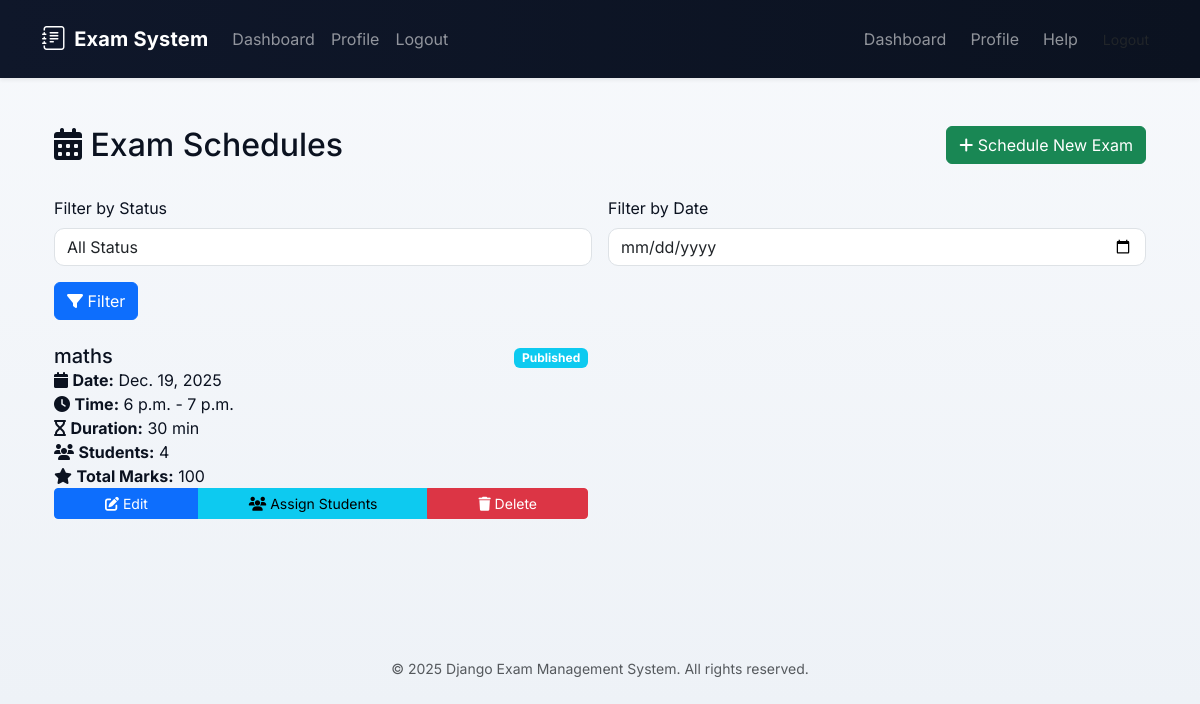
Screenshot of /exams/admin/schedules/ (signed in) with the database file from the repository.
### apps/exams/models.py (models this page shows, shortened)
class ExamSchedule(models.Model):
    STATUS_CHOICES = (
        ('draft', 'Draft'),
        ('published', 'Published'),
        ('ongoing', 'Ongoing'),
        ('completed', 'Completed'),
    )
    question_paper = models.ForeignKey(
        QuestionPaper,
        on_delete=models.CASCADE,
        related_name='schedules'
    )
    scheduled_date = models.DateField(db_index=True)
    start_time = models.TimeField()
    end_time = models.TimeField()
    assigned_students = models.ManyToManyField(
        StudentProfile,
        related_name='exam_schedules'
    )
    status = models.CharField(
        max_length=20,
        choices=STATUS_CHOICES,
        default='draft'
    )
    created_at = models.DateTimeField(auto_now_add=True)
    updated_at = models.DateTimeField(auto_now=True)
    class Meta:
        ordering = ['scheduled_date', 'start_time']
        indexes = [
            models.Index(fields=['scheduled_date', 'status']),
        ]

class QuestionPaper(models.Model):
    title = models.CharField(max_length=300)
    subject = models.ForeignKey(
        Subject,
        on_delete=models.CASCADE,
        related_name='question_papers'
    )
    questions = models.ManyToManyField(Question, related_name='papers')
    total_marks = models.IntegerField(default=100)
    duration_minutes = models.IntegerField(
        validators=[MinValueValidator(15), MaxValueValidator(480)]
    )
    passing_marks = models.IntegerField(
        validators=[MinValueValidator(0), MaxValueValidator(100)]
    )
    instructions = models.TextField(blank=True, help_text="Exam instructions for students")
    created_by = models.ForeignKey(
        User,
        on_delete=models.SET_NULL,
        null=True,
        related_name='created_papers'
    )
    created_at = models.DateTimeField(auto_now_add=True)
    updated_at = models.DateTimeField(auto_now=True)
    class Meta:
        ordering = ['-created_at']
        indexes = [
            models.Index(fields=['subject']),
        ]

class Subject(models.Model):
    code = models.CharField(max_length=50, unique=True, db_index=True)
    name = models.CharField(max_length=200)
    description = models.TextField(blank=True)
    credits = models.IntegerField(
        validators=[MinValueValidator(1), MaxValueValidator(4)]
    )
    created_at = models.DateTimeField(auto_now_add=True)
    updated_at = models.DateTimeField(auto_now=True)
    class Meta:
        ordering = ['code']
        indexes = [models.Index(fields=['code'])]

### apps/exams/views.py (the view)
# urls.py: path('schedules/', views.schedule_list, name='schedule_list'),
@login_required
def schedule_list(request):
    if not request.user.is_admin_user:
        messages.error(request, 'Access denied.')
        return redirect('dashboard')
    schedules = ExamSchedule.objects.all()
    return render(request, 'exams/admin/schedule_list.html', {'schedules': schedules})

### apps/accounts/models.py (called while the page is built)
    @property
    def is_admin_user(self):
        return self.role == 'admin'

### templates/exams/admin/schedule_list.html (shortened to what this page needs)
{% extends 'base.html' %}
{% load static %}
{% block content %}
<div class="container">
    <div class="row mb-4">
        <div class="col-md-8">
            <h2><i class="fas fa-calendar-alt"></i> Exam Schedules</h2>
        </div>
        <div class="col-md-4 text-end">
            <a href="#" class="btn btn-success">
                <i class="fas fa-plus"></i> Schedule New Exam
            </a>
        </div>
    </div>
    <div class="card-3d mb-4">
        <div class="card-body">
            <form method="get" class="row g-3">
                <div class="col-md-6">
                    <label for="status" class="form-label">Filter by Status</label>
                    <select class="form-control" name="status" id="status">
                        <option value="">All Status</option>
                    </select>
                </div>
                <div class="col-md-6">
                    <label for="date" class="form-label">Filter by Date</label>
                    <input type="date" class="form-control" name="date" id="date">
                </div>
                <div class="col-12">
                    <button type="submit" class="btn btn-3d btn-primary">
                        <i class="fas fa-filter"></i> Filter
                    </button>
                </div>
            </form>
        </div>
    </div>
    <div class="row">
        {% for schedule in schedules %}
            <div class="col-md-6 mb-3">
                <div class="card-3d h-100">
                    <div class="card-header">
                        <div class="row align-items-center">
                            <div class="col-8">
                                <h5 class="mb-0">{{ schedule.question_paper.subject.name }}</h5>
                            </div>
                            <div class="col-4 text-end">
                                {% if schedule.status == 'draft' %}
                                    <span class="badge bg-secondary">Draft</span>
                                {% elif schedule.status == 'published' %}
                                    <span class="badge bg-info">Published</span>
                                {% elif schedule.status == 'ongoing' %}
                                    <span class="badge bg-warning">Ongoing</span>
                                {% else %}
                                    <span class="badge bg-success">Completed</span>
                                {% endif %}
                            </div>
                        </div>
                    </div>
                    <div class="card-body">
                        <p class="card-text">
                            <i class="fas fa-calendar"></i> <strong>Date:</strong> {{ schedule.scheduled_date }}<br>
                            <i class="fas fa-clock"></i> <strong>Time:</strong> {{ schedule.start_time }} - {{ schedule.end_time }}<br>
                            <i class="fas fa-hourglass"></i> <strong>Duration:</strong> {{ schedule.question_paper.duration_minutes }} min<br>
                            <i class="fas fa-users"></i> <strong>Students:</strong> {{ schedule.assigned_students.count }}<br>
                            <i class="fas fa-star"></i> <strong>Total Marks:</strong> {{ schedule.question_paper.total_marks }}
                        </p>
                    </div>
                    <div class="card-footer bg-light">
                        <div class="btn-group w-100" role="group">
                            <a href="#" class="btn btn-3d btn-sm btn-primary">
                                <i class="fas fa-edit"></i> Edit
                            </a>
                            <a href="#" class="btn btn-3d btn-sm btn-info">
                                <i class="fas fa-users"></i> Assign Students
                            </a>
                            <a href="#" class="btn btn-3d btn-sm btn-danger" onclick="return confirm('Delete this schedule?')">
                                <i class="fas fa-trash"></i> Delete
                            </a>
                        </div>
                    </div>
                </div>
            </div>
        {% endfor %}
    </div>
</div>
{% endblock %}

### static/css/theme.css (style rules this page uses)
:root { --bs-primary:#0d6efd; --accent:#6c7ae0; --accent-2:#34d399; --bg-1: #0f172a; --bg-2: #0b1220; --card-bg: #ffffff; --muted: #6c757d; --glass: rgba(255,255,255,0.06); }
body { background: linear-gradient(180deg, #f7f9fc 0%, #eef2f7 100%); font-family: Inter, system-ui, -apple-system, 'Segoe UI', Roboto, 'Helvetica Neue', Arial, sans-serif; color: #0b1220; }
.card-3d { transform-style: preserve-3d; perspective: 900px; will-change: transform; }
.card-3d .card-body { transform: translateZ(0); transition: transform 260ms ease-out }
.form-control { border-radius:10px; }
:root { --primary-indigo: #6366f1; --primary-purple: #8b5cf6; --text-dark: #111827; --text-muted: #6b7280; --bg-gray: #f9fafb; --border-color: #e5e7eb; }
body { background-color: var(--bg-gray); font-family: 'Inter', system-ui, -apple-system, sans-serif; }

### rows the page displays
ExamSchedule: question_paper.subject.name "maths", status "Published", scheduled_date "Dec. 19, 2025", start_time "6 p.m.", end_time "7 p.m.", question_paper.duration_minutes "30", assigned_students.count "4", question_paper.total_marks "100"
